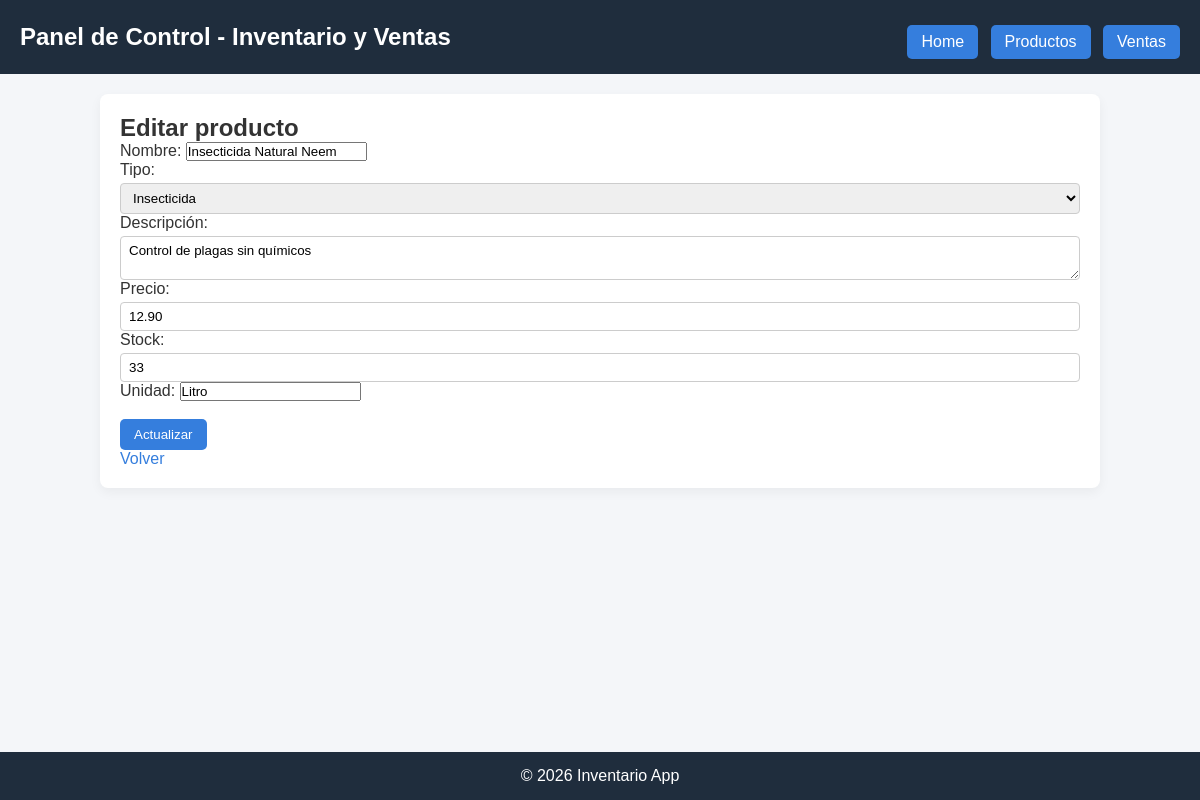
/index.php?modulo=productos_editar&id=3, run on an earlier commit of the app's database.
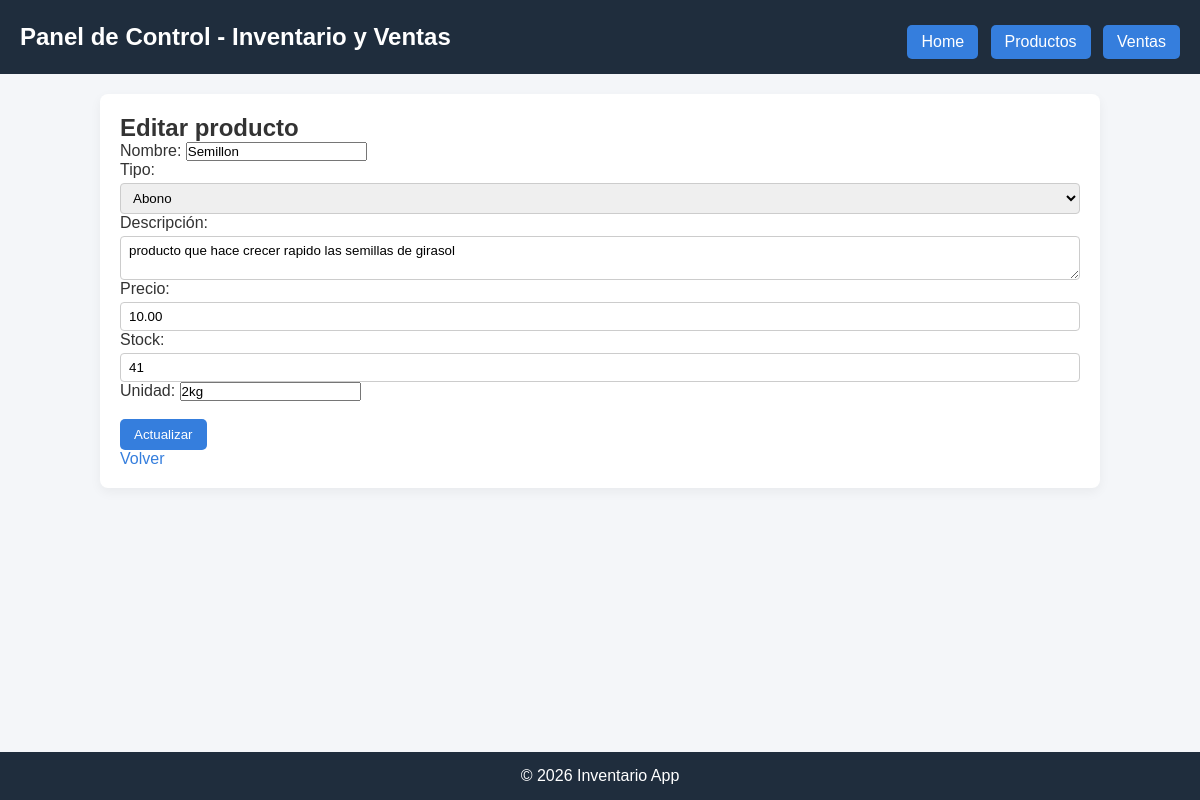
And on a later commit of the database.
### tables this page shows
CREATE TABLE `productos` (
  `id` int NOT NULL,
  `nombre` varchar(150) NOT NULL,
  `tipo` enum('Fertilizante','Abono','Insecticida','Fungicida','Herbicida') NOT NULL,
  `descripcion` text,
  `precio` decimal(10,2) NOT NULL,
  `stock` int NOT NULL,
  `unidad` varchar(50) NOT NULL,
  `created_at` timestamp NULL DEFAULT CURRENT_TIMESTAMP
);

### config/database.php (called while the page is built, shortened)
<?php
class Database {
    private $host = "localhost";
    private $db   = "inventario";
    private $user = "root";
    private $pass = "1234";
    private $charset = "utf8mb4";
    public function conectar() {
        try {
            $dsn = "mysql:host={$this->host};dbname={$this->db};charset={$this->charset}";
            $pdo = new PDO($dsn, $this->user, $this->pass);
            $pdo->setAttribute(PDO::ATTR_ERRMODE, PDO::ERRMODE_EXCEPTION);
            return $pdo;
        } catch (PDOException $e) {
            die("Error de conexión: " . $e->getMessage());
        }
    }
}
?>

### models/producto.php (called while the page is built, shortened)
<?php
require_once '../config/database.php';
class Producto {
    private $conn;
    public function __construct($conexion) {
        $this->conn = $conexion;
    }
    public function obtenerPorId($id) {
    $sql = "SELECT * FROM productos WHERE id = :id";
    $stmt = $this->conn->prepare($sql);
    $stmt->execute([':id' => $id]);
    return $stmt->fetch(PDO::FETCH_ASSOC);
    }
}
?>

### public/productos_editar.php (the view, shortened to what this page needs)
<?php
require_once '../controllers/ProductoController.php';
require_once '../models/Producto.php';
require_once '../config/database.php';
$id = $_GET['id'] ?? null;
$db = new Database();
$modelo = new Producto($db->conectar());
$producto = $modelo->obtenerPorId($id);
?>
<h2>Editar producto</h2>
<form method="post">
    Nombre: <input name="nombre" value="<?= $producto['nombre'] ?>"><br>
    Tipo:
    <select name="tipo">
        <?php
        $tipos = ['Fertilizante','Abono','Insecticida','Fungicida','Herbicida'];
        foreach ($tipos as $t) {
            $sel = ($producto['tipo'] == $t) ? 'selected' : '';
            echo "<option $sel>$t</option>";
        }
        ?>
    </select><br>
    Descripción: <textarea name="descripcion"><?= $producto['descripcion'] ?></textarea><br>
    Precio: <input type="number" step="0.01" name="precio" value="<?= $producto['precio'] ?>"><br>
    Stock: <input type="number" name="stock" value="<?= $producto['stock'] ?>"><br>
    Unidad: <input name="unidad" value="<?= $producto['unidad'] ?>"><br><br>
    <button type="submit">Actualizar</button>
</form>
<a href="index.php?modulo=productos_listar">Volver</a>

What changed in the data, as far as the page shows it:
changed productos: nombre "Insecticida Natural Neem" → "Semillon"; descripcion "Control de plagas sin químicos" → "producto que hace crecer rapido las semillas de girasol"; precio "12.90" → "10.00"; stock "33" → "41"; unidad "Litro" → "2kg"
Also different on the page:
form field tipo: "Insecticida" → "Abono"
